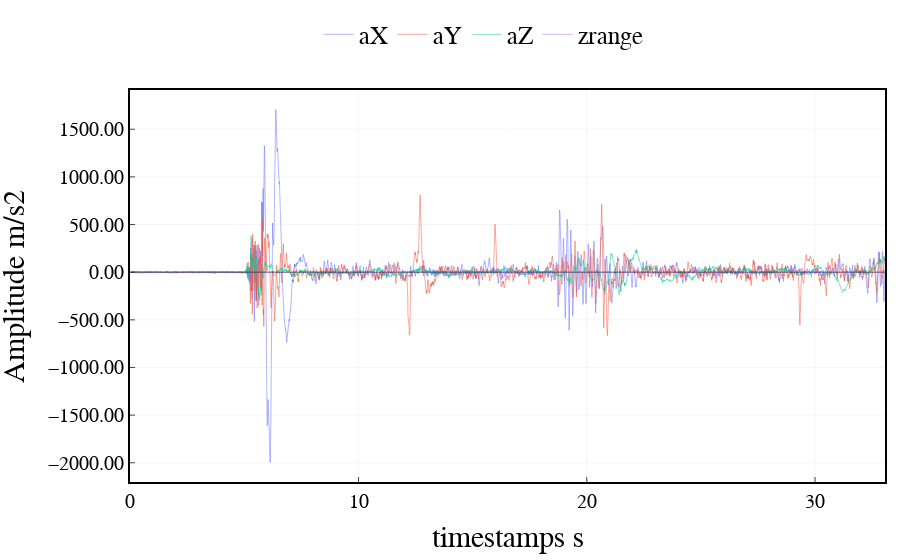

The notebook cell this image was saved under:
### Code cell
import scipy.signal as signal_p

# Define filter parameters
fs = 100  # Sampling frequency
fc = 4  # Cutoff frequency
order = 6  # Filter order



# Create low-pass Butterworth filter
b, a = signal_p.butter(order, fc / (fs / 2), btype='low')

# Apply filter to signal data
signalf = signal_p.filtfilt(b, a, imu_data[:,:6], axis=0)
timestamp = imu_data[:,7]
fig = go.Figure()
fig.add_trace(go.Scatter(x=timestamp, y=imu_data[:,0],
                    mode='lines',
                    line=dict(width=0.5),
                    name='aX'))
fig.add_trace(go.Scatter(x=timestamp, y=imu_data[:,1],
                    mode='lines',
                    line=dict(width=0.5),
                    name='aY'))
fig.add_trace(go.Scatter(x=timestamp, y=imu_data[:,2],
                    mode='lines',
                    line=dict(width=0.5),
                    name='aZ'))
fig.add_trace(go.Scatter(x=timestamp, y=imu_data[:,8]/1000,
                    mode='lines',
                    line=dict(width=0.5),
                    name='zrange'))


# # Add a rectangle to the plot
# fig.add_shape(type='rect',
#               x0=0,
#               y0=-2,
#               x1=10,
#               y1=2,
#               line=dict(color='blue', width=0.5),
#             #   fillcolor='lightblue',
#               opacity=0.5)

fig.add_shape(type='line',
                x0=0,
                y0=0,
                x1=timestamp[-1].astype(float),
                y1=0,
                line=dict(color='black', width=0.5),
            #   fillcolor='lightblue',
                opacity=1)

    
    


fig.update_layout(xaxis_title='timestamps s',
                        yaxis_title='Amplitude m/s2',
                        font=dict(size=25, family='Arial', color='rgb(0, 0, 0)'),
                        margin={'l': 15, 'r': 15, 't': 15, 'b': 15},
                        # width=1000, height=400,
                        legend=dict(
                            yanchor="top",
                            y=1.2,
                            xanchor="left",
                            x = 0.25,
                            font=dict(
                                family='Arial',
                                size=25,
                                color='rgb(0, 0, 0)',
                            ),
                            orientation="h",
                            # bordercolor="Black",
                            # borderwidth=1
                        ),
                        plot_bgcolor='rgb(255,255,255)',
                        xaxis=dict(
                            showline=True,
                            linecolor='rgb(0, 0, 0)',
                            linewidth=2,
                            ticks='inside',
                            tickfont=dict(
                                family='Arial',
                                size=20,
                                color='rgb(0, 0, 0)',
                            ),
                            tick0 = 150,
                            dtick = 10,
                            gridcolor='rgb(245, 245, 245)',
                            mirror=True
                        ),
                        yaxis=dict(
                            # range = [0, 1],
                            showline=True,
                            linecolor='rgb(0, 0, 0)',
                            linewidth=2,
                            ticks='inside',
                            tickfont=dict(
                                family='Arial',
                                size=20,
                                color='rgb(0, 0, 0)',
                            ),
                            tickformat='.2f',   # y轴刻度分辨率
                            gridcolor='rgb(245, 245, 245)',
                            mirror=True
                        ),
        )

fig.show()

### Figure 1 — Plotly figure (JSON) as saved in the notebook; plotly's stock layout.template omitted (floating-point values rounded to 4 significant figures; data arrays with more than 128 entries replaced by an {"elided": "..."} marker saying what was removed)
{"data": [{"line": {"width": 0.5}, "mode": "lines", "name": "aX", "type": "scatter", "x": {"elided": "3307 float values"}, "y": {"elided": "3307 int values"}}, {"line": {"width": 0.5}, "mode": "lines", "name": "aY", "type": "scatter", "x": {"elided": "3307 float values"}, "y": {"elided": "3307 int values"}}, {"line": {"width": 0.5}, "mode": "lines", "name": "aZ", "type": "scatter", "x": {"elided": "3307 float values"}, "y": {"elided": "3307 int values"}}, {"line": {"width": 0.5}, "mode": "lines", "name": "zrange", "type": "scatter", "x": {"elided": "3307 float values"}, "y": {"elided": "3307 float values"}}], "layout": {"font": {"color": "rgb(0, 0, 0)", "family": "Arial", "size": 25}, "legend": {"font": {"color": "rgb(0, 0, 0)", "family": "Arial", "size": 25}, "orientation": "h", "x": 0.25, "xanchor": "left", "y": 1.2, "yanchor": "top"}, "margin": {"b": 15, "l": 15, "r": 15, "t": 15}, "plot_bgcolor": "rgb(255,255,255)", "shapes": [{"line": {"color": "black", "width": 0.5}, "opacity": 1, "type": "line", "x0": 0, "x1": 33.05, "y0": 0, "y1": 0}], "xaxis": {"dtick": 10, "gridcolor": "rgb(245, 245, 245)", "linecolor": "rgb(0, 0, 0)", "linewidth": 2, "mirror": true, "showline": true, "tick0": 150, "tickfont": {"color": "rgb(0, 0, 0)", "family": "Arial", "size": 20}, "ticks": "inside", "title": {"text": "timestamps s"}}, "yaxis": {"gridcolor": "rgb(245, 245, 245)", "linecolor": "rgb(0, 0, 0)", "linewidth": 2, "mirror": true, "showline": true, "tickfont": {"color": "rgb(0, 0, 0)", "family": "Arial", "size": 20}, "tickformat": ".2f", "ticks": "inside", "title": {"text": "Amplitude m/s2"}}}}
